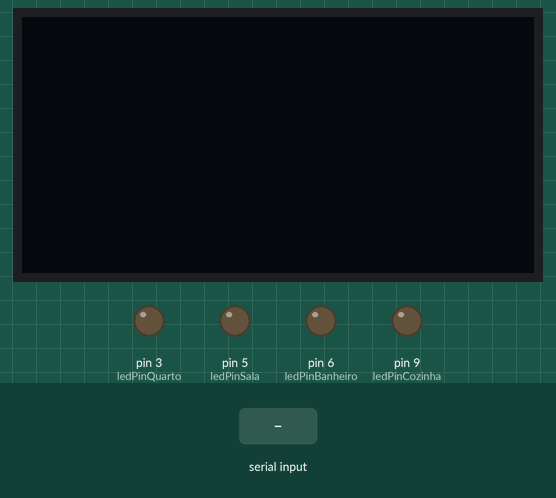
Recording of a sketch running on a simulated Arduino Uno, built with avr-gcc and run on an emulated ATmega328P. Shown: 128×64 one-colour display, output pins drawn as LEDs (lit = HIGH). The inputs (shaded band) are chosen by the test bench.

Above: at 1.2 s.
1.3 s: "LEMBRETE:\n" received over Serial
At 2.6 s:
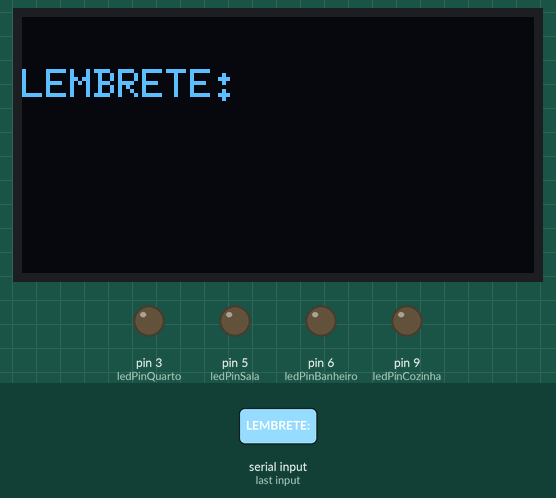
2.9 s: "ON_quarto\n" received over Serial
At 4.1 s:
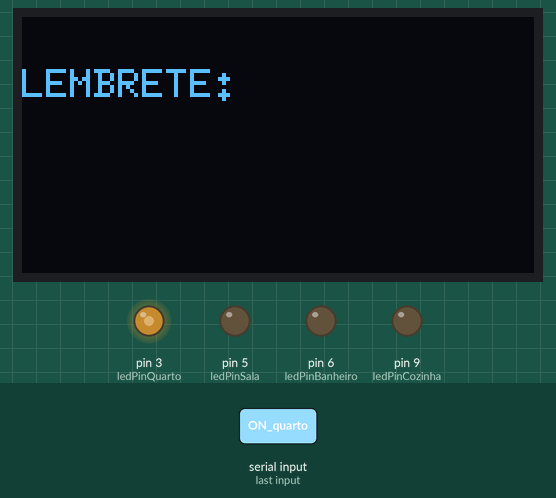
4.4 s: "ON_sala\n" received over Serial
At 5.6 s:
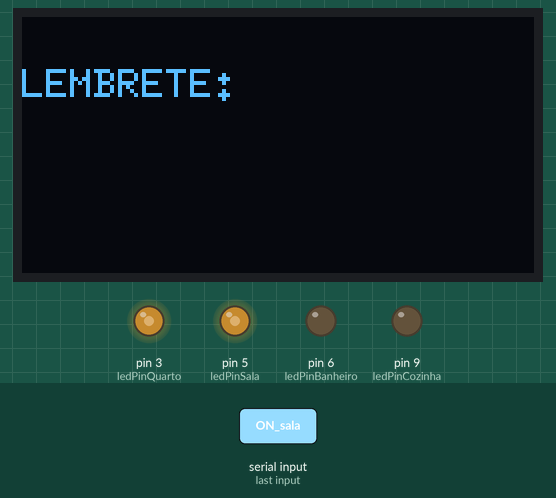
5.9 s: "ON_banheiro\n" received over Serial
At 7.1 s:
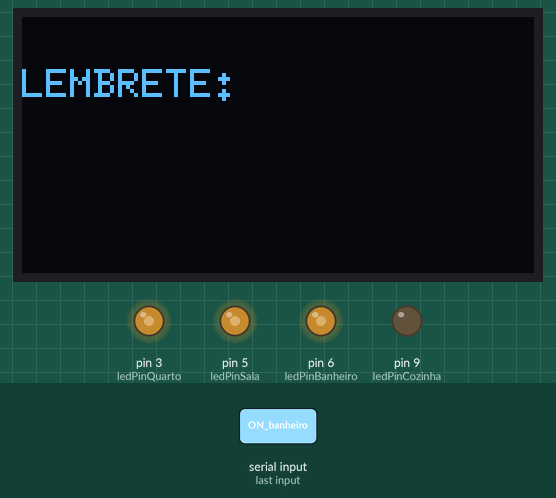
7.4 s: "ON_cozinha\n" received over Serial
At 8.3 s:
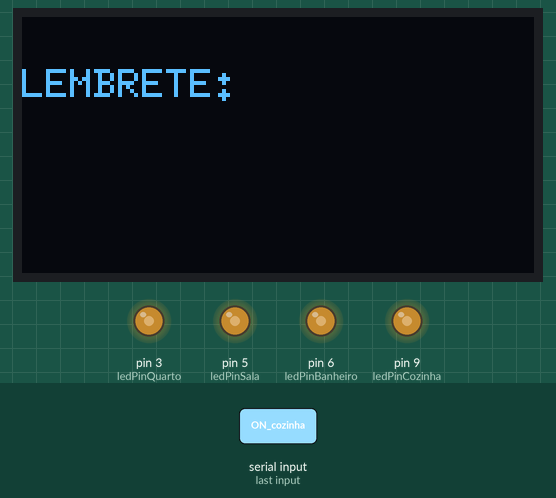
8.9 s: "OFF_quarto\n" received over Serial
At 9.4 s:
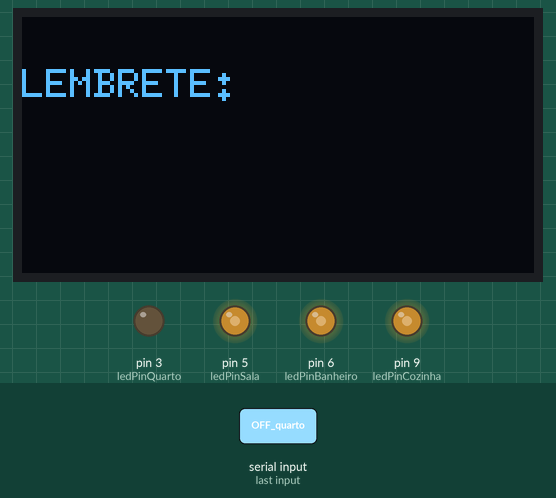
Timing chart, 0 to 11.4 s (numbered marks = the images above; inputs shaded):
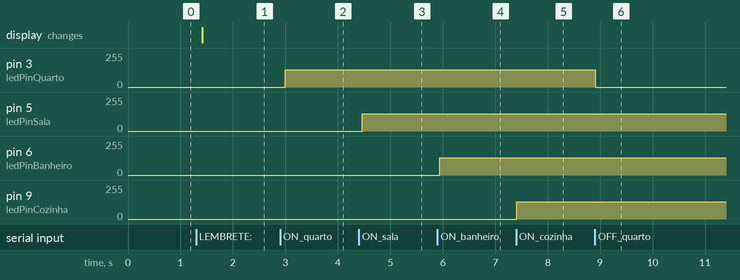

Measured:
- after the input at 1.3 s, the display: changes after 0.12 s (image 1)
- after the input at 2.9 s, pin 3 (ledPinQuarto): 0/255 → 128/255 after 0.10 s
- after the input at 4.4 s, pin 5 (ledPinSala): 0/255 → 128/255 after 0.07 s
- after the input at 5.9 s, pin 6 (ledPinBanheiro): 0/255 → 128/255 at once
- after the input at 7.4 s, pin 9 (ledPinCozinha): 0/255 → 128/255 at once
- after the input at 8.9 s, pin 3 (ledPinQuarto): 128/255 → 0/255 at once

The sketch:

sketch_oct8a.ino
```cpp
#include <Wire.h>          // Biblioteca I2C
#include <U8glib.h>        // Biblioteca U8glib para displays

// Pino de conexão do display (Uso do I2C no caso do SSD1306)
U8GLIB_SSD1306_128X64 u8g;  // Para I2C, você usa 2 parâmetros (não é necessário especificar pinos SDA/SCL)

int ledPinQuarto = 3;    // Pino do LED do quarto
int ledPinSala = 5;       // Pino do LED da sala
int ledPinBanheiro = 6;   // Pino do LED do banheiro
int ledPinCozinha = 9;    // Pino do LED da cozinha

// Variáveis de controle de estado
bool ledOnQuarto = false;
bool ledOnSala = false;
bool ledOnBanheiro = false;
bool ledOnCozinha = false;

String lembrete = "";  // Variável para armazenar o lembrete
unsigned long lembreteTime = 0;  // Tempo para exibir lembrete por um período
const unsigned long tempoExibicao = 5000; // Exibe o lembrete por 5 segundos
const int maxLineLength = 16; // Máximo de caracteres por linha (ajuste conforme necessário)

void setup() {
  Serial.begin(9600);
  pinMode(ledPinQuarto, OUTPUT);
  pinMode(ledPinSala, OUTPUT);
  pinMode(ledPinBanheiro, OUTPUT);
  pinMode(ledPinCozinha, OUTPUT);

  // Inicia todos os LEDs desligados
  digitalWrite(ledPinQuarto, LOW);
  digitalWrite(ledPinSala, LOW);
  digitalWrite(ledPinBanheiro, LOW);
  digitalWrite(ledPinCozinha, LOW);

  // Define a cor do texto (branco) e o fundo (preto) é o comportamento padrão
  u8g.setColorIndex(1);   // Cor do texto (1 = branco)

  // Defina a fonte (pode ser alterada para qualquer fonte disponível)
  u8g.setFont(u8g_font_6x10);  // Fonte 6x10 (ajuste conforme necessário)
}

void loop() {
  if (Serial.available() > 0) {
    String command = Serial.readStringUntil('\n');  // Lê a string enviada

    // Se o comando for um lembrete, exibe no display com "LEMBRETE:" na frente
    if (command.startsWith("LEMBRETE:")) {
      lembrete = "LEMBRETE: " + command.substring(9);  // Adiciona "LEMBRETE:" no início

      // Converte todo o texto para maiúsculas
      lembrete.toUpperCase();

      lembreteTime = millis();  // Armazena o tempo de início da exibição do lembrete
    }

    // Comandos para ligar/desligar LEDs...
    if (command.startsWith("ON")) {
      if (command == "ON_quarto") {
        ledOnQuarto = true;
        analogWrite(ledPinQuarto, 128);  // Intensidade média
      } else if (command == "ON_sala") {
        ledOnSala = true;
        analogWrite(ledPinSala, 128);
      } else if (command == "ON_banheiro") {
        ledOnBanheiro = true;
        analogWrite(ledPinBanheiro, 128);
      } else if (command == "ON_cozinha") {
        ledOnCozinha = true;
        analogWrite(ledPinCozinha, 128);
      }
    }
    else if (command.startsWith("OFF")) {
      if (command == "OFF_quarto") {
        ledOnQuarto = false;
        analogWrite(ledPinQuarto, 0);
      } else if (command == "OFF_sala") {
        ledOnSala = false;
        analogWrite(ledPinSala, 0);
      } else if (command == "OFF_banheiro") {
        ledOnBanheiro = false;
        analogWrite(ledPinBanheiro, 0);
      } else if (command == "OFF_cozinha") {
        ledOnCozinha = false;
        analogWrite(ledPinCozinha, 0);
      }
    }
    else {
      // Comando para ajustar intensidade...
    }
  }

  // Exibe o lembrete se estiver disponível e por tempo determinado
  if (lembrete != "" && (millis() - lembreteTime) < tempoExibicao) {
    u8g.firstPage();
    do {
      // Divide o lembrete em várias linhas para evitar que ele ultrapasse o display
      String linha1 = lembrete.substring(0, maxLineLength);
      String linha2 = lembrete.substring(maxLineLength, 2 * maxLineLength);
      String linha3 = lembrete.substring(2 * maxLineLength, 3 * maxLineLength);

      // Exibe o texto nas linhas
      u8g.drawStr(0, 20, linha1.c_str());
      u8g.drawStr(0, 30, linha2.c_str());
      u8g.drawStr(0, 40, linha3.c_str());

    } while (u8g.nextPage());
  }
}
```
